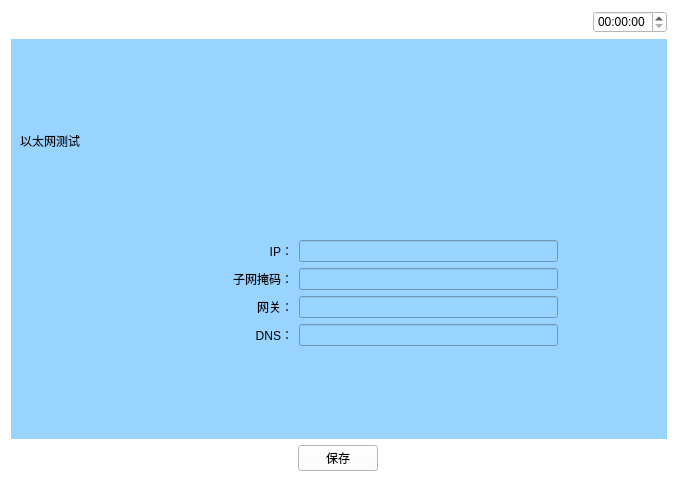
<?xml version="1.0" encoding="UTF-8"?>
<ui version="4.0">
 <class>Yitaiwangshezhi</class>
 <widget class="QWidget" name="Yitaiwangshezhi">
  <property name="geometry">
   <rect>
    <x>0</x>
    <y>0</y>
    <width>678</width>
    <height>482</height>
   </rect>
  </property>
  <property name="windowTitle">
   <string>Form</string>
  </property>
  <property name="styleSheet">
   <string notr="true">background-color: rgb(255, 255, 255);</string>
  </property>
  <layout class="QVBoxLayout" name="verticalLayout_4" stretch="1,5,1">
   <item>
    <layout class="QHBoxLayout" name="horizontalLayout_5">
     <item>
      <widget class="QPushButton" name="pushButton">
       <property name="text">
        <string/>
       </property>
       <property name="icon">
        <iconset resource="myimages.qrc">
         <normaloff>:/image/images/4g.png</normaloff>:/image/images/4g.png</iconset>
       </property>
       <property name="flat">
        <bool>true</bool>
       </property>
      </widget>
     </item>
     <item>
      <widget class="QPushButton" name="pushButton_2">
       <property name="text">
        <string/>
       </property>
       <property name="icon">
        <iconset resource="myimages.qrc">
         <normaloff>:/image/images/wireless.svg</normaloff>:/image/images/wireless.svg</iconset>
       </property>
       <property name="flat">
        <bool>true</bool>
       </property>
      </widget>
     </item>
     <item>
      <widget class="QPushButton" name="pushButton_3">
       <property name="text">
        <string/>
       </property>
       <property name="icon">
        <iconset resource="myimages.qrc">
         <normaloff>:/image/images/bl.svg</normaloff>:/image/images/bl.svg</iconset>
       </property>
       <property name="flat">
        <bool>true</bool>
       </property>
      </widget>
     </item>
     <item>
      <widget class="QPushButton" name="pushButton_4">
       <property name="text">
        <string/>
       </property>
       <property name="icon">
        <iconset resource="myimages.qrc">
         <normaloff>:/image/images/locate.svg</normaloff>:/image/images/locate.svg</iconset>
       </property>
       <property name="flat">
        <bool>true</bool>
       </property>
      </widget>
     </item>
     <item>
      <spacer name="horizontalSpacer_4">
       <property name="orientation">
        <enum>Qt::Horizontal</enum>
       </property>
       <property name="sizeHint" stdset="0">
        <size>
         <width>40</width>
         <height>20</height>
        </size>
       </property>
      </spacer>
     </item>
     <item>
      <widget class="QTimeEdit" name="timeEdit_2"/>
     </item>
    </layout>
   </item>
   <item>
    <widget class="QWidget" name="widget" native="true">
     <property name="sizePolicy">
      <sizepolicy hsizetype="Preferred" vsizetype="Preferred">
       <horstretch>0</horstretch>
       <verstretch>0</verstretch>
      </sizepolicy>
     </property>
     <property name="contextMenuPolicy">
      <enum>Qt::DefaultContextMenu</enum>
     </property>
     <property name="styleSheet">
      <string notr="true">background-color: rgb(153, 211, 255);</string>
     </property>
     <layout class="QVBoxLayout" name="verticalLayout_2" stretch="0,0">
      <item>
       <layout class="QHBoxLayout" name="horizontalLayout">
        <item>
         <widget class="QLabel" name="label">
          <property name="text">
           <string>以太网测试</string>
          </property>
         </widget>
        </item>
        <item>
         <spacer name="horizontalSpacer">
          <property name="orientation">
           <enum>Qt::Horizontal</enum>
          </property>
          <property name="sizeHint" stdset="0">
           <size>
            <width>40</width>
            <height>20</height>
           </size>
          </property>
         </spacer>
        </item>
        <item>
         <layout class="QVBoxLayout" name="verticalLayout"/>
        </item>
       </layout>
      </item>
      <item>
       <layout class="QVBoxLayout" name="verticalLayout_3">
        <item>
         <layout class="QHBoxLayout" name="horizontalLayout_3" stretch="2,3">
          <property name="leftMargin">
           <number>100</number>
          </property>
          <property name="rightMargin">
           <number>100</number>
          </property>
          <item>
           <widget class="QLabel" name="label_2">
            <property name="text">
             <string>IP：</string>
            </property>
            <property name="alignment">
             <set>Qt::AlignRight|Qt::AlignTrailing|Qt::AlignVCenter</set>
            </property>
           </widget>
          </item>
          <item>
           <widget class="QLineEdit" name="lineEdit"/>
          </item>
         </layout>
        </item>
        <item>
         <layout class="QHBoxLayout" name="horizontalLayout_4" stretch="2,3">
          <property name="leftMargin">
           <number>100</number>
          </property>
          <property name="rightMargin">
           <number>100</number>
          </property>
          <item>
           <widget class="QLabel" name="label_3">
            <property name="text">
             <string>子网掩码：</string>
            </property>
            <property name="alignment">
             <set>Qt::AlignRight|Qt::AlignTrailing|Qt::AlignVCenter</set>
            </property>
           </widget>
          </item>
          <item>
           <widget class="QLineEdit" name="lineEdit_2"/>
          </item>
         </layout>
        </item>
        <item>
         <layout class="QHBoxLayout" name="horizontalLayout_6" stretch="2,3">
          <property name="leftMargin">
           <number>100</number>
          </property>
          <property name="rightMargin">
           <number>100</number>
          </property>
          <item>
           <widget class="QLabel" name="label_4">
            <property name="text">
             <string>网关：</string>
            </property>
            <property name="alignment">
             <set>Qt::AlignRight|Qt::AlignTrailing|Qt::AlignVCenter</set>
            </property>
           </widget>
          </item>
          <item>
           <widget class="QLineEdit" name="lineEdit_3"/>
          </item>
         </layout>
        </item>
        <item>
         <layout class="QHBoxLayout" name="horizontalLayout_7" stretch="2,3">
          <property name="leftMargin">
           <number>100</number>
          </property>
          <property name="rightMargin">
           <number>100</number>
          </property>
          <item>
           <widget class="QLabel" name="label_5">
            <property name="text">
             <string>DNS：</string>
            </property>
            <property name="alignment">
             <set>Qt::AlignRight|Qt::AlignTrailing|Qt::AlignVCenter</set>
            </property>
           </widget>
          </item>
          <item>
           <widget class="QLineEdit" name="lineEdit_4"/>
          </item>
         </layout>
        </item>
       </layout>
      </item>
     </layout>
    </widget>
   </item>
   <item>
    <layout class="QHBoxLayout" name="horizontalLayout_2">
     <item>
      <widget class="QPushButton" name="returnIndex">
       <property name="font">
        <font>
         <family>AR PL UMing TW MBE</family>
        </font>
       </property>
       <property name="styleSheet">
        <string notr="true">border-image: url(:/image/images/index.svg);</string>
       </property>
       <property name="text">
        <string/>
       </property>
       <property name="icon">
        <iconset resource="myimages.qrc">
         <normaloff>:/image/images/index.svg</normaloff>:/image/images/index.svg</iconset>
       </property>
       <property name="iconSize">
        <size>
         <width>40</width>
         <height>40</height>
        </size>
       </property>
       <property name="flat">
        <bool>true</bool>
       </property>
      </widget>
     </item>
     <item>
      <spacer name="horizontalSpacer_3">
       <property name="orientation">
        <enum>Qt::Horizontal</enum>
       </property>
       <property name="sizeHint" stdset="0">
        <size>
         <width>40</width>
         <height>20</height>
        </size>
       </property>
      </spacer>
     </item>
     <item>
      <widget class="QPushButton" name="save">
       <property name="text">
        <string>保存</string>
       </property>
      </widget>
     </item>
     <item>
      <spacer name="horizontalSpacer_2">
       <property name="orientation">
        <enum>Qt::Horizontal</enum>
       </property>
       <property name="sizeHint" stdset="0">
        <size>
         <width>40</width>
         <height>20</height>
        </size>
       </property>
      </spacer>
     </item>
     <item>
      <widget class="QPushButton" name="returnPage">
       <property name="text">
        <string/>
       </property>
       <property name="icon">
        <iconset resource="myimages.qrc">
         <normaloff>:/image/images/shangyiye.svg</normaloff>:/image/images/shangyiye.svg</iconset>
       </property>
       <property name="iconSize">
        <size>
         <width>40</width>
         <height>40</height>
        </size>
       </property>
       <property name="flat">
        <bool>true</bool>
       </property>
      </widget>
     </item>
    </layout>
   </item>
  </layout>
 </widget>
 <resources>
  <include location="myimages.qrc"/>
 </resources>
 <connections/>
</ui>
